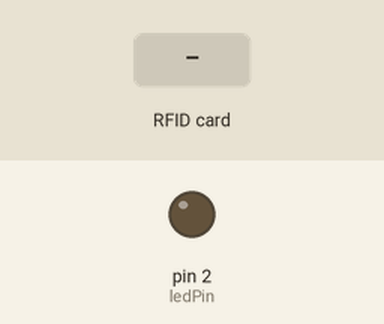
Recording of a sketch running on a simulated Arduino Uno, built with avr-gcc and run on an emulated ATmega328P. On the bench: output pins drawn as LEDs (lit = HIGH). Inputs (shaded band) come from the test bench. What the sketch prints to the serial monitor is not drawn.

Above: at 1.2 s.
1.3 s: RFID card 90 72 7E 20 held to the reader
At 5.5 s:
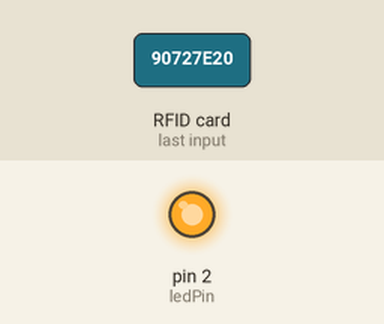
5.7 s: RFID card 5E 7A 19 C4 held to the reader
Timing chart, 0 to 8.7 s (numbered marks = the images above; inputs shaded):
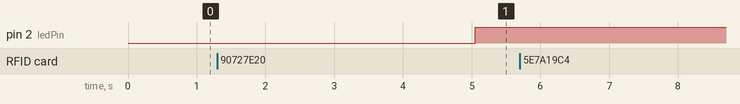

Measured:
- after the input at 1.3 s, pin 2 (ledPin): LOW → HIGH after 3.8 s
- after the input at 5.7 s, every drawn part: stays the same

The sketch:

CONTROL_LED_PN532.ino
```cpp
#include <Wire.h>
#include <PN532_I2C.h>
#include <PN532.h>
#include <NfcAdapter.h>

PN532_I2C pn532_i2c(Wire);
NfcAdapter nfc = NfcAdapter(pn532_i2c);

const String targetUid = "90 72 7E 20"; // UID của thẻ cụ thể
const int ledPin = 2; // Chân kết nối với đèn LED
bool ledState = false; // Biến theo dõi trạng thái của đèn LED

void setup(void)
{
  Serial.begin(115200);
  Serial.println("Hệ thống khởi động");
  nfc.begin();
  pinMode(ledPin, OUTPUT); // Khởi tạo chân đèn LED như một đầu ra
  digitalWrite(ledPin, LOW); // Đảm bảo đèn LED ban đầu tắt
}

void loop()
{
  readNFC();
}

void readNFC()
{
  if (nfc.tagPresent())
  {
    Serial.println("Thẻ NFC được phát hiện.");
    NfcTag tag = nfc.read();
    String tagId = tag.getUidString();
    tag.print();

    if (tagId.equals(targetUid))
    {
      Serial.println("UID khớp với thẻ mục tiêu.");
      ledState = !ledState; // Chuyển đổi trạng thái của đèn LED
      digitalWrite(ledPin, ledState ? 1 : 0); // Bật/tắt đèn LED dựa trên trạng thái

      // In trạng thái LED và ledState ra Serial Monitor
      Serial.print("Trạng thái ledState: ");
      Serial.println(ledState ? "true" : "false");
      Serial.print("Đèn LED đang: ");
      Serial.println(ledState ? "sáng" : "tắt");
    } else {
      Serial.print("UID không khớp. UID đọc được: ");
      Serial.println(tagId);
    }
  } else {
    Serial.println("Không phát hiện thẻ NFC.");
  }
  delay(5000); // Đợi 5 giây trước khi kiểm tra lại
}
```
